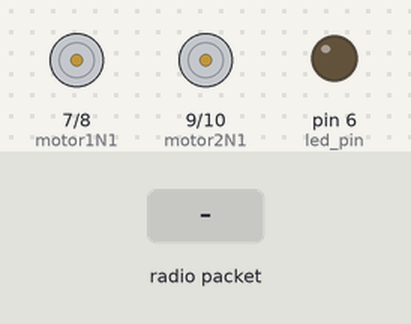
Bench run of a sketch on a simulated Arduino Uno, built with avr-gcc and run on an emulated ATmega328P. Shown: motor-driver pin pairs drawn as motors (green arrow = first pin HIGH = forward, orange = second pin HIGH = backward, longer = more drive), output pins drawn as LEDs (lit = HIGH). Inputs (shaded band) come from the test bench. No radio packets arrive unless stated.

Above: at 1.2 s.
1.3 s: radio packet "forward" arrives
At 1.9 s:
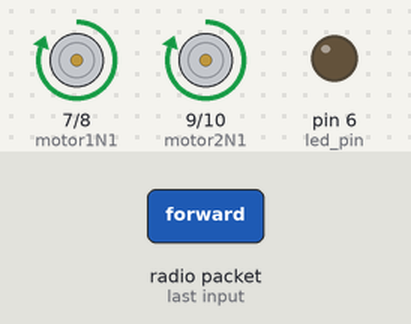
2.8 s: radio packet "back" arrives
At 4.0 s:
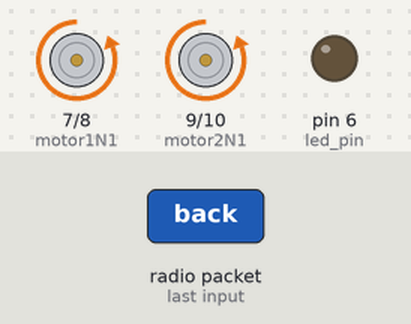
4.3 s: radio packet "right" arrives
At 5.3 s:
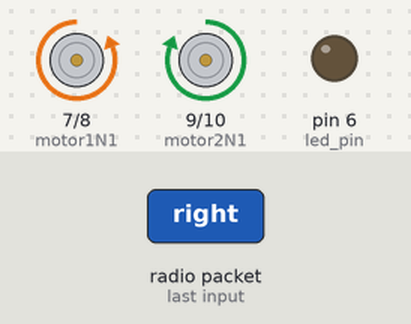
5.8 s: radio packet "left" arrives
At 6.5 s:
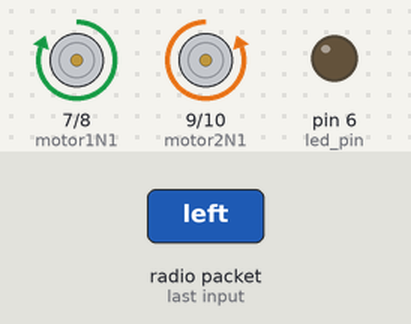
7.3 s: radio packet "onled" arrives
At 7.6 s:
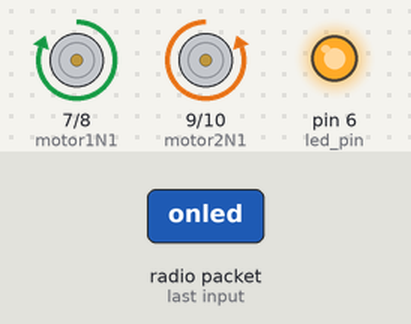
8.8 s: radio packet "stop" arrives
At 10.0 s:
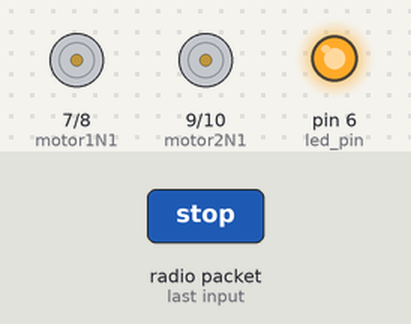
Timing chart, 0 to 11.3 s (numbered marks = the images above; inputs shaded):
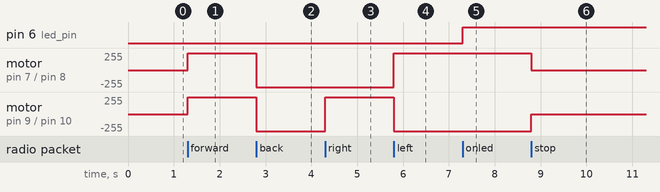

The sketch:

NRF24-receiver.ino
```cpp
#include <SPI.h>
#include <nRF24L01.h>
#include <RF24.h>

RF24 radio(4,3); //CE = 4 dan CSN = 3
const byte address[6] = "00001";

int motor1N1 = 7;
int motor1N2 = 8;
int motor2N1 = 9;
int motor2N2 = 10;

int led_pin = 6;

void setup() {
  // put your setup code here, to run once:
  pinMode(led_pin, OUTPUT);
  pinMode(motor1N1, OUTPUT);
  pinMode(motor1N2, OUTPUT);
  pinMode(motor2N1, OUTPUT);
  pinMode(motor2N2, OUTPUT);
  Serial.begin(9600);
  radio.begin();
  radio.openReadingPipe(0,address);
  radio.setPALevel(RF24_PA_MAX);
  radio.setDataRate(RF24_250KBPS);
  radio.startListening();
}

void loop() {
    char text[32] = "";
    if (radio.available()) {
      radio.read(&text, sizeof(text));
      String transData = String(text);
      //Serial.println(transData);
      if (transData == "forward") {
           digitalWrite(motor1N1, HIGH); //roda kiri forward
           digitalWrite(motor1N2, LOW);
           digitalWrite(motor2N1, HIGH); //roda kanan forward
           digitalWrite(motor2N2, LOW);
           transData="";
        }
      else if (transData == "back") {
          digitalWrite(motor1N1, LOW); //roda kiri reverse
          digitalWrite(motor1N2, HIGH);
          digitalWrite(motor2N1, LOW); //roda kanan reverse
          digitalWrite(motor2N2, HIGH);
          transData="";
        }
      else if (transData == "right") {
          digitalWrite(motor1N1, LOW); //roda kiri reverse
          digitalWrite(motor1N2, HIGH);
          digitalWrite(motor2N1, HIGH); //roda kanan forward
          digitalWrite(motor2N2, LOW);
          transData="";
        }
      else if (transData == "left") {
          digitalWrite(motor1N1, HIGH); //roda kiri forward
          digitalWrite(motor1N2, LOW);
          digitalWrite(motor2N1, LOW); //roda kanan reverse
          digitalWrite(motor2N2, HIGH);
          transData="";
        }
      else if (transData == "stop") {
          digitalWrite(motor1N1, LOW); //roda kiri
          digitalWrite(motor1N2, LOW);
          digitalWrite(motor2N1, LOW); //roda kanan
          digitalWrite(motor2N2, LOW);
          transData="";
        }

      //Turn the led on if radio is available
      if(transData == "onled"){
          digitalWrite(led_pin, HIGH);
          transData="";
        }
      else if(transData == "offled"){
          digitalWrite(led_pin, LOW);
          transData="";
        }
     }
}
```

Measured:
- after the input at 1.3 s, motor on pin 7 (motor1N1) / pin 8 (motor1N2), motor on pin 9 (motor2N1) / pin 10 (motor2N2): stopped → forward 255/255 at once
- after the input at 2.8 s, motor on pin 7 (motor1N1) / pin 8 (motor1N2), motor on pin 9 (motor2N1) / pin 10 (motor2N2): forward 255/255 → backward 255/255 at once
- after the input at 4.3 s, motor on pin 9 (motor2N1) / pin 10 (motor2N2): backward 255/255 → forward 255/255 at once
- after the input at 5.8 s, motor on pin 7 (motor1N1) / pin 8 (motor1N2): backward 255/255 → forward 255/255 at once; motor on pin 9 (motor2N1) / pin 10 (motor2N2): forward 255/255 → backward 255/255 at once
- after the input at 7.3 s, pin 6 (led_pin): LOW → HIGH at once
- after the input at 8.8 s, motor on pin 7 (motor1N1) / pin 8 (motor1N2): forward 255/255 → stopped at once; motor on pin 9 (motor2N1) / pin 10 (motor2N2): backward 255/255 → stopped at once
